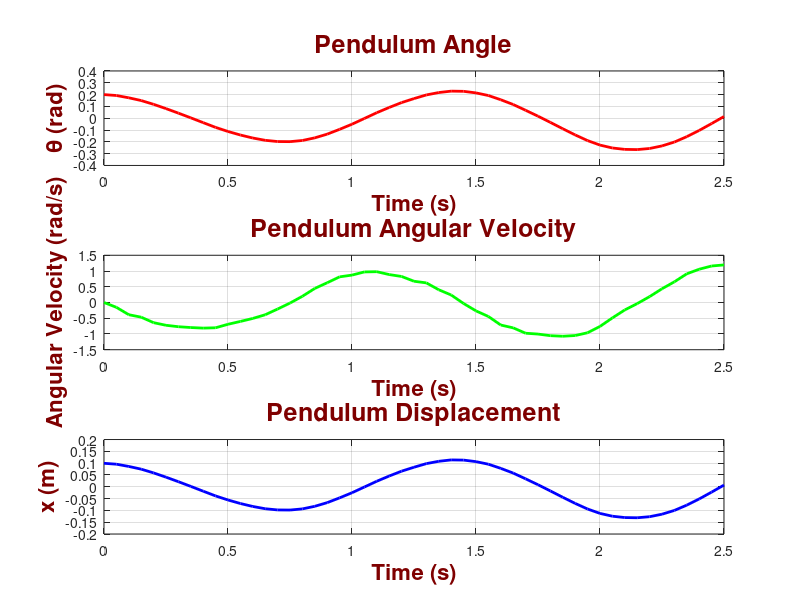
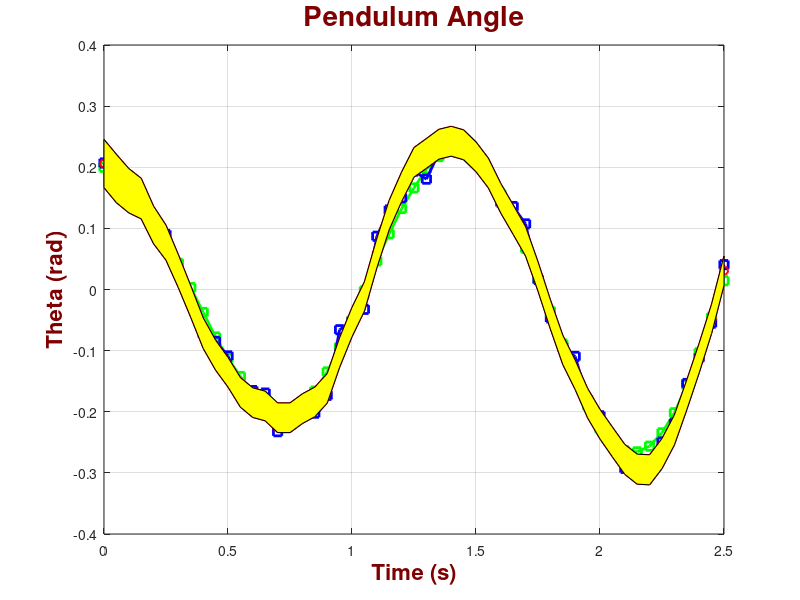

Recreate these plots in MATLAB, in order. (Note: this script raises an error after producing the figures.)
clc; close all; clear all;

% Define the parameters
L = 0.5; % Length of the pendulum (m)
g = 9.8; % Gravitational acceleration (m/s^2)
theta0 = 0.2; % Initial angle (radians)
omega0 = 0; % Initial angular velocity (rad/s)
sigma_a = 1; % Process Noise Uncertainty (rad/s^2)
T = 2.5; % Total time (s)
dt = 0.05; % Time step (s)
t = 0:dt:T; % Time vector

% Initialize arrays
theta = zeros(size(t));
omega = zeros(size(t));

% Set initial conditions
theta(1) = theta0;
omega(1) = omega0;

% Generate process noise for angular acceleration
a_noise = sigma_a * randn(size(t));

% Simulate the pendulum with process noise
for i = 2:length(t)
    % Update angular velocity with process noise
    omega(i) = omega(i-1) - (g/L) * sin(theta(i-1)) * dt + a_noise(i) * dt;
    % Update angle
    theta(i) = theta(i-1) + omega(i) * dt;
end


% Plot theta over time
figure;
subplot(3,1,1);
plot(t, theta, 'r-', 'LineWidth', 2);
xlabel('Time (s)', 'FontSize', 16, 'FontWeight', 'bold', 'Color', [0.5, 0, 0]);
ylabel('\theta (rad)', 'FontSize', 16, 'FontWeight', 'bold', 'Color', [0.5, 0, 0]);
title('Pendulum Angle', 'FontSize', 18, 'FontWeight', 'bold', 'Color', [0.5, 0, 0]);
grid on;

% Plot angular velocity over time
subplot(3,1,2);
plot(t, omega, 'g-', 'LineWidth', 2);
xlabel('Time (s)', 'FontSize', 16, 'FontWeight', 'bold', 'Color', [0.5, 0, 0]);
ylabel('Angular Velocity (rad/s)', 'FontSize', 16, 'FontWeight', 'bold', 'Color', [0.5, 0, 0]);
title('Pendulum Angular Velocity', 'FontSize', 18, 'FontWeight', 'bold', 'Color', [0.5, 0, 0]);
grid on;

% Plot x over time
% Compute x = L * sin(theta)
x_pos = L * sin(theta);
subplot(3,1,3);
plot(t, x_pos, 'b-', 'LineWidth', 2);
xlabel('Time (s)', 'FontSize', 16, 'FontWeight', 'bold', 'Color', [0.5, 0, 0]);
ylabel('x (m)', 'FontSize', 16, 'FontWeight', 'bold', 'Color', [0.5, 0, 0]);
title('Pendulum Displacement', 'FontSize', 18, 'FontWeight', 'bold', 'Color', [0.5, 0, 0]);
grid on;





%% Filtering

delta_T = dt; % measurements period
L = 0.5; %The Pendulum string length (m)
g = 9.8; % Gravitational acceleration constant (m/s2)
sigma_x_m = 0.01; % Measurement uncertainty (standard deviation) (m)
sigma_a = 1; % Process Noise Uncertainty (angular acceleration standard deviation) (rad/s)

% Process noise matrix (Q)
Q = sigma_a^2*[delta_T^4/4 delta_T^3/2;...
               delta_T^3/2 delta_T^2];

% Measurment uncertainty 
R = [sigma_x_m^2];

% Define the data, adding some random noise to the measurement as full
% measurements are not given in the book and we need to create x from the
% true theta generated above
x = x_pos + 0.01*randn(1,length(x_pos)); 

% Iteration Zero
% 1. Initialization 

x_estimate_init = [0.0873 0]'; %x^hat(0,0)
uncertainty_estimate_init = [5 0; ...
                             0 5]; % uncertainty estimate P(0,0)
% 2. Predication
x_estimate_pred   = [x_estimate_init(1) + x_estimate_init(2)*delta_T; ...
         x_estimate_init(2) - g/L * sin(x_estimate_init(1))*delta_T]; % earlier in ex11, I called it x_estimate_pred
f_x_jacobian = [1 delta_T; ...
                -g/L*cos(x_estimate_init(1))*delta_T 1];

uncertainty_estimate_pred = f_x_jacobian*uncertainty_estimate_init*f_x_jacobian' + Q; 

% Storage for estimates and uncertainties
x_estimates = zeros(2, length(x));
uncertainty_estimates = zeros(2, 2, length(x));
x_y_uncertainty = zeros(2,2, length(x));

% KF Loop 
for ii = 1:length(x)
    
    % 1. Measure
    z = [x(ii)];
    
    % 2. Update

    %Observation matrix (h(ˆx1,0)) calculation.

    h_x          = L*sin(x_estimate_pred(1));

    h_x_jacobian =  [L*cos(x_estimate_pred(1)) 0];

    % Kalman gain 
    K = uncertainty_estimate_pred * h_x_jacobian' * (h_x_jacobian * uncertainty_estimate_pred * h_x_jacobian' + R)^(-1); 

    % Estimate the current state
    x_estimate = x_estimate_pred + K*(z - h_x);

    % Update the current uncertainty estimate
    uncertainty_estimate = (eye(2) - K*h_x_jacobian)*uncertainty_estimate_pred * (eye(2) - K*h_x_jacobian)' + K * R * K';
    
    % Store the estimates and uncertainties
    x_estimates(:, ii) = x_estimate;
    uncertainty_estimates(:, :, ii) = uncertainty_estimate;
    %x_y_uncertainty(:, :, ii) = [uncertainty_estimate(1,1) 0; 0 uncertainty_estimate(4,4)];

    % 3. Predict 
    x_estimate_pred   = [x_estimate(1) + x_estimate(2)*delta_T; ...
                         x_estimate(2) - g/L * sin(x_estimate(1))*delta_T]; % earlier in ex11, I called it x_estimate_pred
    f_x_jacobian = [1 delta_T; ...
                    -g/L*cos(x_estimate(1))*delta_T 1];
    
    uncertainty_estimate_pred = f_x_jacobian*uncertainty_estimate*f_x_jacobian' + Q; 

end


%% Confidence ellipse

CI = 95;
temp = (1 - CI/100)/2;

uncertainty_x = squeeze(uncertainty_estimates(1,1,:))';
uncertainty_y = squeeze(uncertainty_estimates(2,2,:))';


x_low = x_estimates(1,:) - norminv(temp)*sqrt(uncertainty_x);
x_up  = x_estimates(1,:) + norminv(temp)*sqrt(uncertainty_x);

y_low = x_estimates(2,:) - norminv(temp)*sqrt(uncertainty_y);
y_up  = x_estimates(2,:) + norminv(temp)*sqrt(uncertainty_y);


%% Plotting


% Creating pednulum angle plot
figure;
plot(t, theta, 'gs-', 'LineWidth', 2); % True angle values
hold on;
plot(t, asin(x/L), 'bs-', 'LineWidth', 2); % Measurements x = L*sin(theta), note that I add some randomness to x 
plot(t, x_estimates(1,:), 'ro-', 'LineWidth', 1.5, 'MarkerSize', 6); % KF estimate
grid on;
xlabel('Time (s)', 'FontSize', 16, 'FontWeight', 'bold', 'Color', [0.5, 0, 0]);
ylabel('Theta (rad)', 'FontSize', 16, 'FontWeight', 'bold', 'Color', [0.5, 0, 0]);
title('Pendulum Angle', 'FontSize', 20, 'FontWeight', 'bold', 'Color', [0.5, 0, 0]);
%set(gca, 'YDir', 'normal'); % Ensure the y-axis direction is normal (default)


plot(t, x_low, 'r', 'LineWidth',1);
plot(t, x_up, 'r', 'LineWidth',1);
x2 = [t, fliplr(t)];
inBetween = [x_low, fliplr(x_up)];
p4 = patch(x2, inBetween, 'y');
%legend(p1,'Area 1')
alpha(0.25)

legend('True values', 'Measurements', 'Estimates', '95% CI')


% Customizing the font size for axes
set(gca, 'FontSize', 14);

%2. Creating pendulum angular velocity plot

figure;
plot(t, omega, 'gs-', 'LineWidth', 2); % True angular values
hold on;
plot(t, -sqrt(g/L) * theta0*sin(sqrt(g/L) * t), 'bs-', 'LineWidth', 2); % Measurements
plot(t, x_estimates(2,:), 'ro-', 'LineWidth', 1.5, 'MarkerSize', 6); % KF estimate
grid on;
xlabel('Time (s)', 'FontSize', 16, 'FontWeight', 'bold', 'Color', [0.5, 0, 0]);
ylabel('Velocity (m/s)', 'FontSize', 16, 'FontWeight', 'bold', 'Color', [0.5, 0, 0]);
title('Rocket Velocity', 'FontSize', 20, 'FontWeight', 'bold', 'Color', [0.5, 0, 0]);
%set(gca, 'YDir', 'normal'); % Ensure the y-axis direction is normal (default)


plot(t, y_low, 'r', 'LineWidth',1);
plot(t, y_up, 'r', 'LineWidth',1);
x2 = [t, fliplr(t)];
inBetween = [y_low, fliplr(y_up)];
p4 = patch(x2, inBetween, 'y');
%legend(p1,'Area 1')
alpha(0.25)

legend('True values', 'Measurements', 'Estimates', '95% CI')


% Customizing the font size for axes
set(gca, 'FontSize', 14);





